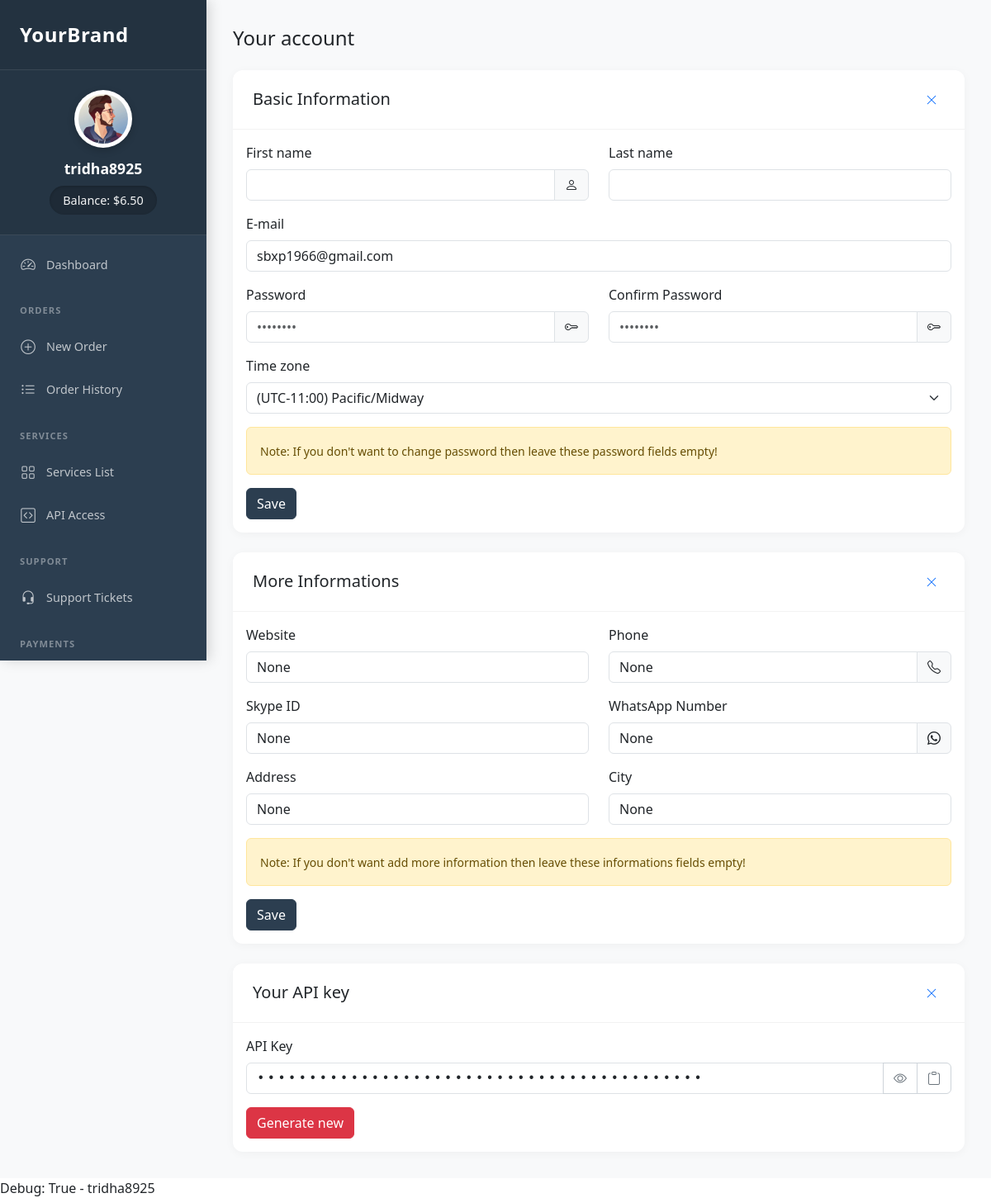
The page /dashboard/profile/ (signed in) on the database its author committed.
### authentication/models.py (models this page shows, shortened)
class User(AbstractUser):
    phone_number = models.CharField(max_length=15, blank=True, null=True)
    profile_picture = models.ImageField(upload_to='profile_pictures/', null=True, blank=True)
    balance = models.DecimalField(max_digits=10, decimal_places=2, default=0.00)
    timezone = models.CharField(max_length=50, default='UTC')
    phone = models.CharField(max_length=20, blank=True, null=True)
    address = models.TextField(blank=True, null=True)
    city = models.CharField(max_length=100, blank=True, null=True)
    website = models.URLField(max_length=200, blank=True, null=True)
    skype = models.CharField(max_length=50, blank=True, null=True)
    whatsapp = models.CharField(max_length=20, blank=True, null=True)
    api_key = models.CharField(max_length=64, unique=True, blank=True, null=True)

### user_dashboard/views.py (the view, shortened to what this page needs)
# urls.py: path('profile/', views.profile, name='user_profile'),
@login_required
def profile(request):
    return render(request, 'user_dashboard/profile.html', {'active_tab': 'profile'})

### templates/user_dashboard/profile.html (shortened to what this page needs)
{% extends 'user_dashboard/base_dashboard.html' %}
{% block dashboard_content %}
<h4 class="mb-4">Your account</h4>
<div class="card mb-4">
    <div class="card-header d-flex justify-content-between align-items-center">
        <h5 class="mb-0">Basic Information</h5>
        <button class="btn btn-sm btn-link">
            <i class="bi bi-x-lg"></i>
        </button>
    </div>
    <div class="card-body">
        <form method="post" action="{% url 'user_profile' %}">
            <div class="row mb-3">
                <div class="col-md-6">
                    <label class="form-label">First name</label>
                    <div class="input-group">
                        <input type="text" class="form-control" name="first_name" value="{{ user.first_name }}" required>
                        <span class="input-group-text"><i class="bi bi-person"></i></span>
                    </div>
                </div>
                <div class="col-md-6">
                    <label class="form-label">Last name</label>
                    <input type="text" class="form-control" name="last_name" value="{{ user.last_name }}">
                </div>
            </div>
            <div class="mb-3">
                <label class="form-label">E-mail</label>
                <input type="email" class="form-control" name="email" value="{{ user.email }}" readonly>
            </div>
            <div class="row mb-3">
                <div class="col-md-6">
                    <label class="form-label">Password</label>
                    <div class="input-group">
                        <input type="password" class="form-control" name="password" placeholder="••••••••">
                        <span class="input-group-text"><i class="bi bi-key"></i></span>
                    </div>
                </div>
                <div class="col-md-6">
                    <label class="form-label">Confirm Password</label>
                    <div class="input-group">
                        <input type="password" class="form-control" name="confirm_password" placeholder="••••••••">
                        <span class="input-group-text"><i class="bi bi-key"></i></span>
                    </div>
                </div>
            </div>
            <div class="mb-3">
                <label class="form-label">Time zone</label>
                <select class="form-select" name="timezone">
                    <option value="UTC-11:00" {% if user.timezone == 'UTC-11:00' %}selected{% endif %}>(UTC-11:00) Pacific/Midway</option>
                </select>
            </div>
            <div class="alert alert-warning">
                <small>Note: If you don't want to change password then leave these password fields empty!</small>
            </div>
            <button type="submit" class="btn btn-primary">Save</button>
        </form>
    </div>
</div>
<div class="card mb-4">
    <div class="card-header d-flex justify-content-between align-items-center">
        <h5 class="mb-0">More Informations</h5>
        <button class="btn btn-sm btn-link">
            <i class="bi bi-x-lg"></i>
        </button>
    </div>
    <div class="card-body">
        <form method="post" action="{% url 'user_profile_more' %}">
            <div class="row mb-3">
                <div class="col-md-6">
                    <label class="form-label">Website</label>
                    <input type="url" class="form-control" name="website" value="{{ user.website }}">
                </div>
                <div class="col-md-6">
                    <label class="form-label">Phone</label>
                    <div class="input-group">
                        <input type="tel" class="form-control" name="phone" value="{{ user.phone }}">
                        <span class="input-group-text"><i class="bi bi-telephone"></i></span>
                    </div>
                </div>
            </div>
            <div class="row mb-3">
                <div class="col-md-6">
                    <label class="form-label">Skype ID</label>
                    <input type="text" class="form-control" name="skype" value="{{ user.skype }}">
                </div>
                <div class="col-md-6">
                    <label class="form-label">WhatsApp Number</label>
                    <div class="input-group">
                        <input type="tel" class="form-control" name="whatsapp" value="{{ user.whatsapp }}">
                        <span class="input-group-text"><i class="bi bi-whatsapp"></i></span>
                    </div>
                </div>
            </div>
            <div class="row mb-3">
                <div class="col-md-6">
                    <label class="form-label">Address</label>
                    <input type="text" class="form-control" name="address" value="{{ user.address }}">
                </div>
                <div class="col-md-6">
                    <label class="form-label">City</label>
                    <input type="text" class="form-control" name="city" value="{{ user.city }}">
                </div>
            </div>
            <div class="alert alert-warning">
                <small>Note: If you don't want add more information then leave these informations fields empty!</small>
            </div>
            <button type="submit" class="btn btn-primary">Save</button>
        </form>
    </div>
</div>
<div class="card">
    <div class="card-header d-flex justify-content-between align-items-center">
        <h5 class="mb-0">Your API key</h5>
        <button class="btn btn-sm btn-link">
            <i class="bi bi-x-lg"></i>
        </button>
    </div>
    <div class="card-body">
        <div class="mb-3">
            <label class="form-label">API Key</label>
            <div class="input-group">
                <input type="password" class="form-control" id="apiKeyField" value="{{ user.api_key }}" readonly>
                <button class="btn btn-outline-secondary" type="button" onclick="toggleApiKeyVisibility()">
                    <i class="bi bi-eye" id="eyeIcon"></i>
                </button>
                <button class="btn btn-outline-secondary" type="button" onclick="copyApiKey()">
                    <i class="bi bi-clipboard" id="clipboardIcon"></i>
                </button>
            </div>
        </div>
        <form method="post" action="{% url 'generate_api_key' %}">
            <button type="submit" class="btn btn-danger" onclick="return confirm('Are you sure you want to generate a new API key? Your old key will stop working!');">
                Generate new
            </button>
        </form>
    </div>
</div>
{% endblock %}

### templates/user_dashboard/base_dashboard.html (shortened to what this page needs)
{% extends 'base.html' %}
{% load static %}
{% block content %}
<link rel="stylesheet" href="https://cdn.jsdelivr.net/npm/bootstrap-icons@1.11.1/font/bootstrap-icons.css">
<div id="wrapper">
    <nav id="sidebar">
        <div class="sidebar-header">
            <a href="{% url 'user_dashboard' %}" class="sidebar-brand">
                YourBrand
            </a>
        </div>
        <div class="user-profile">
            {% if user.profile_picture and user.profile_picture.url %}
                <img src="{{ user.profile_picture.url }}" class="profile-img" alt="{{ user.username }}">
            {% else %}
                <img src="{% static 'images/default-avatar.png' %}" class="profile-img" alt="{{ user.username }}">
            {% endif %}
            <div class="username">{{ user.username }}</div>
            <div class="balance">Balance: ${{ user.balance|default:"0.00" }}</div>
        </div>
        <div class="nav-menu">
            <a href="{% url 'user_dashboard' %}" class="nav-link {% if active_tab == 'dashboard' %}active{% endif %}">
                <i class="bi bi-speedometer2"></i>
                <span>Dashboard</span>
            </a>
            <div class="nav-section">ORDERS</div>
            <a href="{% url 'new_order' %}" class="nav-link {% if active_tab == 'new_order' %}active{% endif %}">
                <i class="bi bi-plus-circle"></i>
                <span>New Order</span>
            </a>
            <a href="{% url 'order_log' %}" class="nav-link {% if active_tab == 'order_history' %}active{% endif %}">
                <i class="bi bi-list-ul"></i>
                <span>Order History</span>
            </a>
            <div class="nav-section">SERVICES</div>
            <a href="{% url 'services' %}" class="nav-link {% if active_tab == 'services' %}active{% endif %}">
                <i class="bi bi-grid"></i>
                <span>Services List</span>
            </a>
            <a href="{% url 'api_documentation' %}" class="nav-link {% if active_tab == 'api' %}active{% endif %}">
                <i class="bi bi-code-square"></i>
                <span>API Access</span>
            </a>
            <div class="nav-section">SUPPORT</div>
            <a href="{% url 'ticket_list' %}" class="nav-link {% if active_tab == 'support' %}active{% endif %}">
                <i class="bi bi-headset"></i>
                <span>Support Tickets</span>
            </a>
            <div class="nav-section">PAYMENTS</div>
        </div>
    </nav>
    <div id="content">
        {% block dashboard_content %}{% endblock %}
    </div>
</div>
{% endblock %}

### templates/base.html (shortened to what this page needs)
<!DOCTYPE html>
<html lang="en">
   <head>
      <link href="https://cdn.jsdelivr.net/npm/bootstrap@5.3.0/dist/css/bootstrap.min.css" rel="stylesheet" />
   </head>
   <body>
      <div class="main-content">
          {% block content %}{% endblock %}
      </div>
      <div class="container">
         Debug: {{ user.is_authenticated }} - {{ user.username }}
      </div>
   </body>
</html>

### templates/base.html (style rules this page uses)
body { display: flex; flex-direction: column; min-height: 100vh; overflow-x: hidden; }
.main-content { flex: 1; }
.container { max-width: 100% !important; padding: 0 !important; margin: 0 !important; }

### templates/user_dashboard/base_dashboard.html (style rules this page uses)
.container { max-width: none !important; padding: 0 !important; margin: 0 !important; }
.main-content { padding: 0 !important; }
#wrapper { display: flex; min-height: 100vh; background: #f8f9fa; }
#sidebar { width: var(--sidebar-width); background: #2c3e50; min-height: 100vh; position: fixed; transition: all 0.3s; box-shadow: 4px 0 15px rgba(0,0,0,0.15); overflow-y: auto; height: 100vh; }
.sidebar-header { padding: 1.5rem; background: rgba(0,0,0,0.2); border-bottom: 1px solid rgba(255,255,255,0.1); }
.sidebar-brand { color: #fff; font-size: 1.5rem; font-weight: 600; text-decoration: none; letter-spacing: 0.5px; }
.user-profile { padding: 1.5rem 1rem; text-align: center; background: rgba(0,0,0,0.15); border-bottom: 1px solid rgba(255,255,255,0.1); }
.profile-img { width: 70px; height: 70px; border-radius: 50%; margin-bottom: 0.75rem; border: 3px solid rgba(255,255,255,0.15); padding: 2px; background: white; box-shadow: 0 3px 10px rgba(0,0,0,0.2); }
.username { color: #fff; font-size: 1.1rem; font-weight: 600; margin-bottom: 0.5rem; }
.balance { color: rgba(255,255,255,0.95); background: rgba(0,0,0,0.2); padding: 0.4rem 1rem; border-radius: 20px; font-size: 0.9rem; display: inline-block; box-shadow: inset 0 1px 3px rgba(0,0,0,0.2); }
.nav-menu { padding: 0.5rem 0; }
.nav-section { color: rgba(255,255,255,0.4); font-size: 0.7rem; padding: 1.25rem 1.5rem 0.5rem; text-transform: uppercase; letter-spacing: 1px; font-weight: 600; }
.nav-link { color: rgba(255,255,255,0.7); padding: 0.7rem 1.5rem; display: flex; align-items: center; text-decoration: none; transition: all 0.2s; margin: 0.2rem 0.8rem 0.2rem 0; border-radius: 0 25px 25px 0; font-size: 0.9rem; white-space: nowrap; }
.nav-link i { font-size: 1.1rem; margin-right: 0.75rem; width: 20px; text-align: center; flex-shrink: 0; }
#content { margin-left: var(--sidebar-width); width: calc(100% - var(--sidebar-width)); min-height: 100vh; padding: 2rem; background: #f8f9fa; }
.card { background: #fff; border: none; border-radius: 12px; box-shadow: 0 2px 12px rgba(0,0,0,0.04); transition: transform 0.2s, box-shadow 0.2s; }
.card-header { background: none; padding: 1.25rem 1.5rem; border-bottom: 1px solid rgba(0,0,0,0.05); }
:root { --sidebar-width: 250px; }
.btn-primary { background: #2c3e50; border-color: #2c3e50; }

### rows shown on the page
User: username "tridha8925", balance "6.50", email "sbxp1966@gmail.com", website "None", phone "None", skype "None", whatsapp "None", address "None", city "None", is_authenticated "True"
